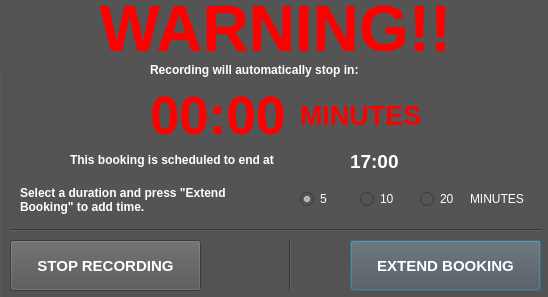
<?xml version="1.0" encoding="UTF-8"?>
<ui version="4.0">
 <class>AutoStopDialog</class>
 <widget class="QDialog" name="AutoStopDialog">
  <property name="geometry">
   <rect>
    <x>0</x>
    <y>0</y>
    <width>548</width>
    <height>297</height>
   </rect>
  </property>
  <property name="maximumSize">
   <size>
    <width>550</width>
    <height>300</height>
   </size>
  </property>
  <property name="palette">
   <palette>
    <active>
     <colorrole role="Button">
      <brush brushstyle="SolidPattern">
       <color alpha="255">
        <red>84</red>
        <green>84</green>
        <blue>84</blue>
       </color>
      </brush>
     </colorrole>
     <colorrole role="Base">
      <brush brushstyle="SolidPattern">
       <color alpha="255">
        <red>84</red>
        <green>84</green>
        <blue>84</blue>
       </color>
      </brush>
     </colorrole>
     <colorrole role="Window">
      <brush brushstyle="SolidPattern">
       <color alpha="255">
        <red>84</red>
        <green>84</green>
        <blue>84</blue>
       </color>
      </brush>
     </colorrole>
    </active>
    <inactive>
     <colorrole role="Button">
      <brush brushstyle="SolidPattern">
       <color alpha="255">
        <red>84</red>
        <green>84</green>
        <blue>84</blue>
       </color>
      </brush>
     </colorrole>
     <colorrole role="Base">
      <brush brushstyle="SolidPattern">
       <color alpha="255">
        <red>84</red>
        <green>84</green>
        <blue>84</blue>
       </color>
      </brush>
     </colorrole>
     <colorrole role="Window">
      <brush brushstyle="SolidPattern">
       <color alpha="255">
        <red>84</red>
        <green>84</green>
        <blue>84</blue>
       </color>
      </brush>
     </colorrole>
    </inactive>
    <disabled>
     <colorrole role="Button">
      <brush brushstyle="SolidPattern">
       <color alpha="255">
        <red>84</red>
        <green>84</green>
        <blue>84</blue>
       </color>
      </brush>
     </colorrole>
     <colorrole role="Base">
      <brush brushstyle="SolidPattern">
       <color alpha="255">
        <red>84</red>
        <green>84</green>
        <blue>84</blue>
       </color>
      </brush>
     </colorrole>
     <colorrole role="Window">
      <brush brushstyle="SolidPattern">
       <color alpha="255">
        <red>84</red>
        <green>84</green>
        <blue>84</blue>
       </color>
      </brush>
     </colorrole>
    </disabled>
   </palette>
  </property>
  <property name="windowTitle">
   <string>Automatic Stop In Progress...</string>
  </property>
  <property name="styleSheet">
   <string notr="true">background: rgb(84, 84, 84)</string>
  </property>
  <widget class="QGroupBox" name="groupBox">
   <property name="geometry">
    <rect>
     <x>0</x>
     <y>0</y>
     <width>551</width>
     <height>301</height>
    </rect>
   </property>
   <property name="font">
    <font>
     <family>Sans Serif</family>
     <pointsize>9</pointsize>
    </font>
   </property>
   <property name="styleSheet">
    <string notr="true">background: rgb(84, 84, 84); color: white;</string>
   </property>
   <property name="title">
    <string/>
   </property>
   <property name="flat">
    <bool>true</bool>
   </property>
   <widget class="QPushButton" name="extendButton">
    <property name="geometry">
     <rect>
      <x>350</x>
      <y>240</y>
      <width>191</width>
      <height>51</height>
     </rect>
    </property>
    <property name="font">
     <font>
      <family>Ubuntu</family>
      <pointsize>11</pointsize>
      <weight>75</weight>
      <bold>true</bold>
     </font>
    </property>
    <property name="styleSheet">
     <string notr="true">color: white;</string>
    </property>
    <property name="text">
     <string>EXTEND BOOKING</string>
    </property>
    <property name="icon">
     <iconset>
      <normaloff>images/media-record.png</normaloff>images/media-record.png</iconset>
    </property>
    <property name="iconSize">
     <size>
      <width>32</width>
      <height>32</height>
     </size>
    </property>
   </widget>
   <widget class="QPushButton" name="stopButton">
    <property name="geometry">
     <rect>
      <x>10</x>
      <y>240</y>
      <width>191</width>
      <height>51</height>
     </rect>
    </property>
    <property name="font">
     <font>
      <pointsize>11</pointsize>
      <weight>75</weight>
      <bold>true</bold>
     </font>
    </property>
    <property name="styleSheet">
     <string notr="true">color: white;</string>
    </property>
    <property name="text">
     <string>STOP RECORDING</string>
    </property>
    <property name="icon">
     <iconset>
      <normaloff>images/media-playback-stop.png</normaloff>images/media-playback-stop.png</iconset>
    </property>
    <property name="iconSize">
     <size>
      <width>32</width>
      <height>32</height>
     </size>
    </property>
   </widget>
   <widget class="QLabel" name="label">
    <property name="geometry">
     <rect>
      <x>-10</x>
      <y>-10</y>
      <width>571</width>
      <height>81</height>
     </rect>
    </property>
    <property name="font">
     <font>
      <pointsize>12</pointsize>
      <weight>75</weight>
      <bold>true</bold>
     </font>
    </property>
    <property name="styleSheet">
     <string notr="true">color: red;</string>
    </property>
    <property name="text">
     <string>&lt;html&gt;&lt;head/&gt;&lt;body&gt;&lt;p align=&quot;center&quot;&gt;&lt;span style=&quot; font-size:48pt;&quot;&gt;WARNING!!&lt;/span&gt;&lt;/p&gt;&lt;/body&gt;&lt;/html&gt;</string>
    </property>
    <property name="wordWrap">
     <bool>true</bool>
    </property>
   </widget>
   <widget class="Line" name="line">
    <property name="geometry">
     <rect>
      <x>280</x>
      <y>230</y>
      <width>20</width>
      <height>61</height>
     </rect>
    </property>
    <property name="orientation">
     <enum>Qt::Vertical</enum>
    </property>
   </widget>
   <widget class="Line" name="line_2">
    <property name="geometry">
     <rect>
      <x>10</x>
      <y>220</y>
      <width>531</width>
      <height>20</height>
     </rect>
    </property>
    <property name="orientation">
     <enum>Qt::Horizontal</enum>
    </property>
   </widget>
   <widget class="QLabel" name="label_2">
    <property name="geometry">
     <rect>
      <x>300</x>
      <y>100</y>
      <width>121</width>
      <height>31</height>
     </rect>
    </property>
    <property name="text">
     <string>&lt;html&gt;&lt;head/&gt;&lt;body&gt;&lt;p&gt;&lt;span style=&quot; font-size:20pt; font-weight:600; color:#fd0000;&quot;&gt;MINUTES&lt;/span&gt;&lt;/p&gt;&lt;/body&gt;&lt;/html&gt;</string>
    </property>
   </widget>
   <widget class="QRadioButton" name="radioButton_3">
    <property name="geometry">
     <rect>
      <x>420</x>
      <y>188</y>
      <width>51</width>
      <height>22</height>
     </rect>
    </property>
    <property name="styleSheet">
     <string notr="true">color: white;</string>
    </property>
    <property name="text">
     <string>20</string>
    </property>
   </widget>
   <widget class="QRadioButton" name="radioButton_2">
    <property name="geometry">
     <rect>
      <x>360</x>
      <y>188</y>
      <width>51</width>
      <height>22</height>
     </rect>
    </property>
    <property name="styleSheet">
     <string notr="true">color: white;</string>
    </property>
    <property name="text">
     <string>10</string>
    </property>
   </widget>
   <widget class="QLabel" name="label_3">
    <property name="geometry">
     <rect>
      <x>20</x>
      <y>180</y>
      <width>261</width>
      <height>41</height>
     </rect>
    </property>
    <property name="styleSheet">
     <string notr="true">color: white;</string>
    </property>
    <property name="text">
     <string>&lt;html&gt;&lt;head/&gt;&lt;body&gt;&lt;p&gt;&lt;span style=&quot; font-weight:600;&quot;&gt;Select a duration and press &amp;quot;Extend Booking&amp;quot; to add time.&lt;/span&gt;&lt;/p&gt;&lt;/body&gt;&lt;/html&gt;</string>
    </property>
    <property name="wordWrap">
     <bool>true</bool>
    </property>
   </widget>
   <widget class="QRadioButton" name="radioButton_1">
    <property name="geometry">
     <rect>
      <x>300</x>
      <y>188</y>
      <width>51</width>
      <height>22</height>
     </rect>
    </property>
    <property name="styleSheet">
     <string notr="true">color: white;</string>
    </property>
    <property name="text">
     <string>5</string>
    </property>
    <property name="checked">
     <bool>true</bool>
    </property>
   </widget>
   <widget class="QLabel" name="label_4">
    <property name="geometry">
     <rect>
      <x>470</x>
      <y>190</y>
      <width>66</width>
      <height>17</height>
     </rect>
    </property>
    <property name="styleSheet">
     <string notr="true">color: white</string>
    </property>
    <property name="text">
     <string>MINUTES</string>
    </property>
   </widget>
   <widget class="QLabel" name="countdown_label">
    <property name="geometry">
     <rect>
      <x>150</x>
      <y>90</y>
      <width>141</width>
      <height>51</height>
     </rect>
    </property>
    <property name="font">
     <font>
      <pointsize>40</pointsize>
      <weight>75</weight>
      <bold>true</bold>
     </font>
    </property>
    <property name="styleSheet">
     <string notr="true">color: red;</string>
    </property>
    <property name="text">
     <string>00:00</string>
    </property>
   </widget>
   <widget class="QLabel" name="schedule_label">
    <property name="geometry">
     <rect>
      <x>70</x>
      <y>150</y>
      <width>261</width>
      <height>21</height>
     </rect>
    </property>
    <property name="font">
     <font>
      <weight>75</weight>
      <bold>true</bold>
     </font>
    </property>
    <property name="text">
     <string>&lt;html&gt;&lt;head/&gt;&lt;body&gt;&lt;p&gt;&lt;span style=&quot; color:#ffffff;&quot;&gt;This booking is scheduled to end at&lt;/span&gt;&lt;/p&gt;&lt;/body&gt;&lt;/html&gt;</string>
    </property>
    <property name="wordWrap">
     <bool>true</bool>
    </property>
   </widget>
   <widget class="QLabel" name="end_time_label">
    <property name="geometry">
     <rect>
      <x>350</x>
      <y>150</y>
      <width>91</width>
      <height>21</height>
     </rect>
    </property>
    <property name="font">
     <font>
      <weight>75</weight>
      <bold>true</bold>
     </font>
    </property>
    <property name="styleSheet">
     <string notr="true">color: white</string>
    </property>
    <property name="text">
     <string>&lt;html&gt;&lt;head/&gt;&lt;body&gt;&lt;p&gt;&lt;span style=&quot; font-size:14pt;&quot;&gt;17:00&lt;/span&gt;&lt;/p&gt;&lt;/body&gt;&lt;/html&gt;</string>
    </property>
    <property name="wordWrap">
     <bool>true</bool>
    </property>
   </widget>
   <widget class="QLabel" name="label_9">
    <property name="geometry">
     <rect>
      <x>150</x>
      <y>60</y>
      <width>261</width>
      <height>21</height>
     </rect>
    </property>
    <property name="font">
     <font>
      <weight>75</weight>
      <bold>true</bold>
     </font>
    </property>
    <property name="text">
     <string>&lt;html&gt;&lt;head/&gt;&lt;body&gt;&lt;p&gt;&lt;span style=&quot; color:#ffffff;&quot;&gt;Recording will automatically stop in:&lt;/span&gt;&lt;/p&gt;&lt;/body&gt;&lt;/html&gt;</string>
    </property>
    <property name="wordWrap">
     <bool>true</bool>
    </property>
   </widget>
  </widget>
 </widget>
 <resources/>
 <connections/>
</ui>
